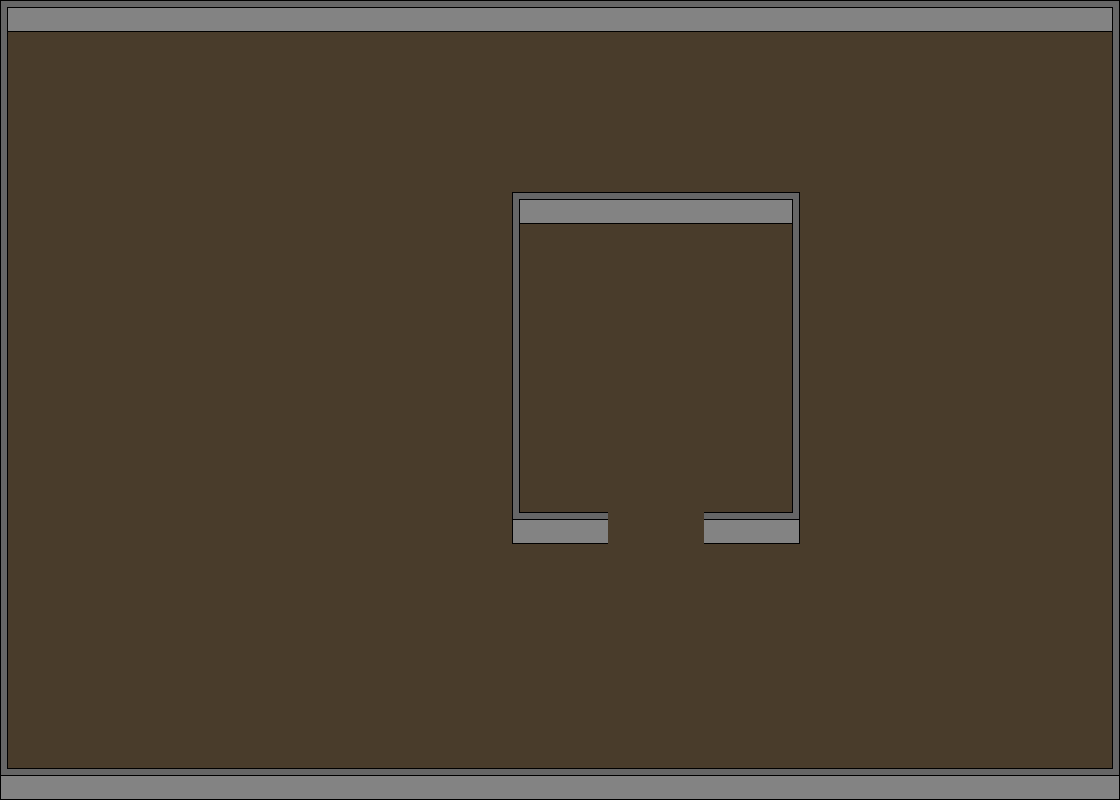

Rendered tile map (Tiled .tmx) drawn with the repository's tilesets; below, a short description and the full map source, tile grids included:
An orthogonal 35x25 tile map with 32x32 px tiles, 2 tile layers (Floor layer, Wall layer) and 9 objects.

<map version="1.0.0" orientation="orthogonal" renderorder="right-down" width="35" height="25" tilewidth="32" tileheight="32" nextobjectid="13">
 <properties>
  <property name="entrance_east" type="bool" value="true" />
  <property name="entrance_north" type="bool" value="true" />
  <property name="entrance_south" type="bool" value="true" />
  <property name="entrance_west" type="bool" value="true" />
 </properties>
 <tileset firstgid="1" source="tilesets/projectXTs.tsx" />
 <layer name="Floor layer" width="35" height="25">
  <data encoding="csv">
5,5,5,5,5,5,5,5,5,5,5,5,5,5,5,5,5,5,5,5,5,5,5,5,5,5,5,5,5,5,5,5,5,5,5,
5,5,5,5,5,5,5,5,5,5,5,5,5,5,5,5,5,5,5,5,5,5,5,5,5,5,5,5,5,5,5,5,5,5,5,
5,5,5,5,5,5,5,5,5,5,5,5,5,5,5,5,5,5,5,5,5,5,5,5,5,5,5,5,5,5,5,5,5,5,5,
5,5,5,5,5,5,5,5,5,5,5,5,5,5,5,5,5,5,5,5,5,5,5,5,5,5,5,5,5,5,5,5,5,5,5,
5,5,5,5,5,5,5,5,5,5,5,5,5,5,5,5,5,5,5,5,5,5,5,5,5,5,5,5,5,5,5,5,5,5,5,
5,5,5,5,5,5,5,5,5,5,5,5,5,5,5,5,5,5,5,5,5,5,5,5,5,5,5,5,5,5,5,5,5,5,5,
5,5,5,5,5,5,5,5,5,5,5,5,5,5,5,5,5,5,5,5,5,5,5,5,5,5,5,5,5,5,5,5,5,5,5,
5,5,5,5,5,5,5,5,5,5,5,5,5,5,5,5,5,5,5,5,5,5,5,5,5,5,5,5,5,5,5,5,5,5,5,
5,5,5,5,5,5,5,5,5,5,5,5,5,5,5,5,5,5,5,5,5,5,5,5,5,5,5,5,5,5,5,5,5,5,5,
5,5,5,5,5,5,5,5,5,5,5,5,5,5,5,5,5,5,5,5,5,5,5,5,5,5,5,5,5,5,5,5,5,5,5,
5,5,5,5,5,5,5,5,5,5,5,5,5,5,5,5,5,5,5,5,5,5,5,5,5,5,5,5,5,5,5,5,5,5,5,
5,5,5,5,5,5,5,5,5,5,5,5,5,5,5,5,5,5,5,5,5,5,5,5,5,5,5,5,5,5,5,5,5,5,5,
5,5,5,5,5,5,5,5,5,5,5,5,5,5,5,5,5,5,5,5,5,5,5,5,5,5,5,5,5,5,5,5,5,5,5,
5,5,5,5,5,5,5,5,5,5,5,5,5,5,5,5,5,5,5,5,5,5,5,5,5,5,5,5,5,5,5,5,5,5,5,
5,5,5,5,5,5,5,5,5,5,5,5,5,5,5,5,5,5,5,5,5,5,5,5,5,5,5,5,5,5,5,5,5,5,5,
5,5,5,5,5,5,5,5,5,5,5,5,5,5,5,5,5,5,5,5,5,5,5,5,5,5,5,5,5,5,5,5,5,5,5,
5,5,5,5,5,5,5,5,5,5,5,5,5,5,5,5,5,5,5,5,5,5,5,5,5,5,5,5,5,5,5,5,5,5,5,
5,5,5,5,5,5,5,5,5,5,5,5,5,5,5,5,5,5,5,5,5,5,5,5,5,5,5,5,5,5,5,5,5,5,5,
5,5,5,5,5,5,5,5,5,5,5,5,5,5,5,5,5,5,5,5,5,5,5,5,5,5,5,5,5,5,5,5,5,5,5,
5,5,5,5,5,5,5,5,5,5,5,5,5,5,5,5,5,5,5,5,5,5,5,5,5,5,5,5,5,5,5,5,5,5,5,
5,5,5,5,5,5,5,5,5,5,5,5,5,5,5,5,5,5,5,5,5,5,5,5,5,5,5,5,5,5,5,5,5,5,5,
5,5,5,5,5,5,5,5,5,5,5,5,5,5,5,5,5,5,5,5,5,5,5,5,5,5,5,5,5,5,5,5,5,5,5,
5,5,5,5,5,5,5,5,5,5,5,5,5,5,5,5,5,5,5,5,5,5,5,5,5,5,5,5,5,5,5,5,5,5,5,
5,5,5,5,5,5,5,5,5,5,5,5,5,5,5,5,5,5,5,5,5,5,5,5,5,5,5,5,5,5,5,5,5,5,5,
5,5,5,5,5,5,5,5,5,5,5,5,5,5,5,5,5,5,5,5,5,5,5,5,5,5,5,5,5,5,5,5,5,5,5
</data>
 </layer>
 <layer name="Wall layer" width="35" height="25">
  <data encoding="csv">
1,2,2,2,2,2,2,2,2,2,2,2,2,2,2,2,2,2,2,2,2,2,2,2,2,2,2,2,2,2,2,2,2,2,3,
4,0,0,0,0,0,0,0,0,0,0,0,0,0,0,0,0,0,0,0,0,0,0,0,0,0,0,0,0,0,0,0,0,0,6,
4,0,0,0,0,0,0,0,0,0,0,0,0,0,0,0,0,0,0,0,0,0,0,0,0,0,0,0,0,0,0,0,0,0,6,
4,0,0,0,0,0,0,0,0,0,0,0,0,0,0,0,0,0,0,0,0,0,0,0,0,0,0,0,0,0,0,0,0,0,6,
4,0,0,0,0,0,0,0,0,0,0,0,0,0,0,0,0,0,0,0,0,0,0,0,0,0,0,0,0,0,0,0,0,0,6,
4,0,0,0,0,0,0,0,0,0,0,0,0,0,0,0,0,0,0,0,0,0,0,0,0,0,0,0,0,0,0,0,0,0,6,
4,0,0,0,0,0,0,0,0,0,0,0,0,0,0,0,1,2,2,2,2,2,2,2,3,0,0,0,0,0,0,0,0,0,6,
4,0,0,0,0,0,0,0,0,0,0,0,0,0,0,0,4,0,0,0,0,0,0,0,6,0,0,0,0,0,0,0,0,0,6,
4,0,0,0,0,0,0,0,0,0,0,0,0,0,0,0,4,0,0,0,0,0,0,0,6,0,0,0,0,0,0,0,0,0,6,
4,0,0,0,0,0,0,0,0,0,0,0,0,0,0,0,4,0,0,0,0,0,0,0,6,0,0,0,0,0,0,0,0,0,6,
4,0,0,0,0,0,0,0,0,0,0,0,0,0,0,0,4,0,0,0,0,0,0,0,6,0,0,0,0,0,0,0,0,0,6,
4,0,0,0,0,0,0,0,0,0,0,0,0,0,0,0,4,0,0,0,0,0,0,0,6,0,0,0,0,0,0,0,0,0,6,
4,0,0,0,0,0,0,0,0,0,0,0,0,0,0,0,4,0,0,0,0,0,0,0,6,0,0,0,0,0,0,0,0,0,6,
4,0,0,0,0,0,0,0,0,0,0,0,0,0,0,0,4,0,0,0,0,0,0,0,6,0,0,0,0,0,0,0,0,0,6,
4,0,0,0,0,0,0,0,0,0,0,0,0,0,0,0,4,0,0,0,0,0,0,0,6,0,0,0,0,0,0,0,0,0,6,
4,0,0,0,0,0,0,0,0,0,0,0,0,0,0,0,4,0,0,0,0,0,0,0,6,0,0,0,0,0,0,0,0,0,6,
4,0,0,0,0,0,0,0,0,0,0,0,0,0,0,0,7,8,8,0,0,0,8,8,9,0,0,0,0,0,0,0,0,0,6,
4,0,0,0,0,0,0,0,0,0,0,0,0,0,0,0,0,0,0,0,0,0,0,0,0,0,0,0,0,0,0,0,0,0,6,
4,0,0,0,0,0,0,0,0,0,0,0,0,0,0,0,0,0,0,0,0,0,0,0,0,0,0,0,0,0,0,0,0,0,6,
4,0,0,0,0,0,0,0,0,0,0,0,0,0,0,0,0,0,0,0,0,0,0,0,0,0,0,0,0,0,0,0,0,0,6,
4,0,0,0,0,0,0,0,0,0,0,0,0,0,0,0,0,0,0,0,0,0,0,0,0,0,0,0,0,0,0,0,0,0,6,
4,0,0,0,0,0,0,0,0,0,0,0,0,0,0,0,0,0,0,0,0,0,0,0,0,0,0,0,0,0,0,0,0,0,6,
4,0,0,0,0,0,0,0,0,0,0,0,0,0,0,0,0,0,0,0,0,0,0,0,0,0,0,0,0,0,0,0,0,0,6,
4,0,0,0,0,0,0,0,0,0,0,0,0,0,0,0,0,0,0,0,0,0,0,0,0,0,0,0,0,0,0,0,0,0,6,
7,8,8,8,8,8,8,8,8,8,8,8,8,8,8,8,8,8,8,8,8,8,8,8,8,8,8,8,8,8,8,8,8,8,9
</data>
 </layer>
 <objectgroup name="Collision layer">
  <object id="1" x="512.031" y="192.031" width="8" height="351.969" />
  <object id="3" x="792.026" y="191.984" width="8" height="351.957" />
  <object id="4" x="520.053" y="191.818" width="271.885" height="32" />
  <object id="5" x="520.044" y="512" width="88.3466" height="32" />
  <object id="6" x="704.147" y="511.951" width="87.8125" height="32" />
  <object id="8" x="0" y="-0.0340909" width="7.94949" height="799.83" />
  <object id="9" x="8.18182" y="790.909" width="1111.64" height="9.09091" />
  <object id="10" x="1112.36" y="0.969697" width="7.45455" height="790.121" />
  <object id="12" x="9.20833" y="-0.541667" width="1101.88" height="31.875" />
 </objectgroup>
</map>